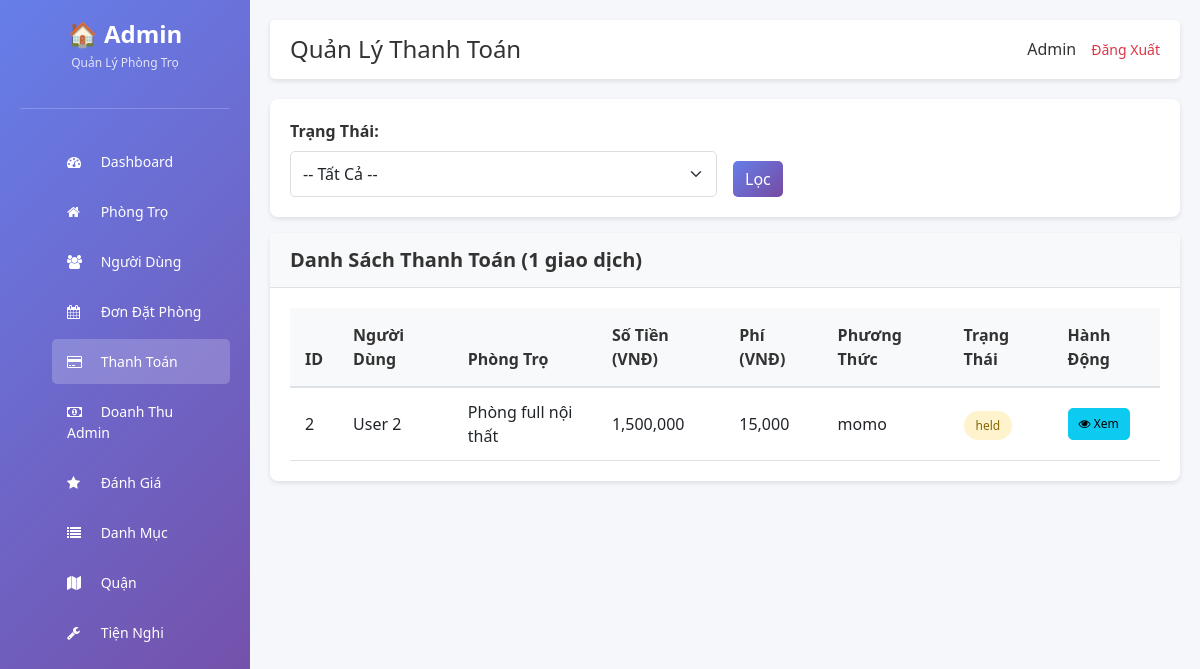
Page /public/admin/payments.php (signed in) on the earlier database version.
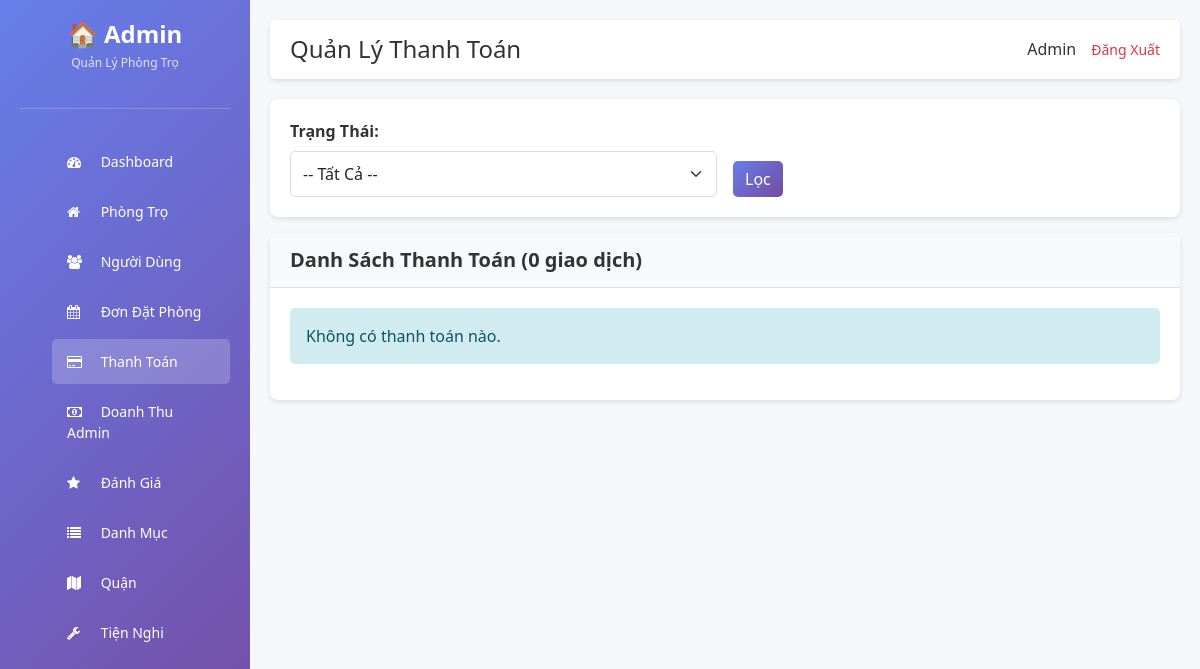
Same page on the later database version.
### tables this page shows
CREATE TABLE `payments` (
  `id` int(11) NOT NULL,
  `booking_id` int(11) DEFAULT NULL,
  `amount` int(11) DEFAULT NULL,
  `fee` int(11) DEFAULT 0,
  `method` varchar(50) DEFAULT NULL,
  `transaction_code` varchar(255) DEFAULT NULL,
  `status` enum('pending','held','released','refunded') DEFAULT 'pending',
  `created_at` timestamp NOT NULL DEFAULT current_timestamp()
);

CREATE TABLE `users` (
  `id` int(11) NOT NULL,
  `name` varchar(100) DEFAULT NULL,
  `email` varchar(150) DEFAULT NULL,
  `password` varchar(255) DEFAULT NULL,
  `reset_token` varchar(64) DEFAULT NULL,
  `reset_expires` datetime DEFAULT NULL,
  `phone` varchar(20) DEFAULT NULL,
  `avatar` varchar(255) DEFAULT NULL,
  `role` enum('user','owner','admin') DEFAULT 'user',
  `created_at` timestamp NOT NULL DEFAULT current_timestamp(),
  `status` varchar(20) DEFAULT 'pending' COMMENT 'pending, approved, rejected, blocked'
);

CREATE TABLE `motels` (
  `id` int(11) NOT NULL,
  `title` varchar(255) NOT NULL,
  `description` text DEFAULT NULL,
  `price` int(11) NOT NULL,
  `area` int(11) DEFAULT NULL,
  `address` varchar(255) DEFAULT NULL,
  `lat` decimal(10,8) DEFAULT NULL,
  `lng` decimal(11,8) DEFAULT NULL,
  `phone` varchar(20) DEFAULT NULL,
  `user_id` int(11) NOT NULL,
  `category_id` int(11) DEFAULT NULL,
  `district_id` int(11) DEFAULT NULL,
  `status` enum('pending','approved','hidden') DEFAULT 'pending',
  `count_view` int(11) DEFAULT 0,
  `created_at` timestamp NOT NULL DEFAULT current_timestamp(),
  `updated_at` timestamp NULL DEFAULT NULL
);

### public/admin_init.php (called while the page is built, shortened)
<?php
require_once __DIR__ . '/../config/database.php';
require_once __DIR__ . '/../core/Database.php';
require_once __DIR__ . '/../core/Payment.php';
require_once __DIR__ . '/../app/controller/PaymentController.php';
require_once __DIR__ . '/../app/controller/ActivityLogController.php';
$db = new Database($conn);
?>

### app/controller/PaymentController.php (called while the page is built, shortened)
<?php
class PaymentController {
    private $payment;
    public function __construct($db, $activityLog = null) {
        $this->payment = new Payment($db);
    }
    public function listPayments() {
        $page = isset($_GET['page']) ? (int)$_GET['page'] : 1;
        $status = isset($_GET['status']) ? $_GET['status'] : '';
        $payments = $this->payment->getAll($page, ITEMS_PER_PAGE, $status);
        $total = $this->payment->getTotal($status);
        $total_pages = ceil($total / ITEMS_PER_PAGE);
        return [
            'payments' => $payments,
            'total' => $total,
            'page' => $page,
            'total_pages' => $total_pages,
            'status' => $status
        ];
    }
}
?>

### core/Payment.php (called while the page is built, shortened)
<?php
class Payment {
    private $db;
    public function __construct($database) {
        $this->db = $database;
    }
    public function getAll($page = 1, $limit = ITEMS_PER_PAGE, $status = '') {
        $offset = ($page - 1) * $limit;
        $sql = "SELECT p.*, b.user_id, u.name as user_name, b.motel_id, m.title as motel_title
                FROM payments p
                LEFT JOIN bookings b ON p.booking_id = b.id
                LEFT JOIN users u ON b.user_id = u.id
                LEFT JOIN motels m ON b.motel_id = m.id";
        $sql .= " ORDER BY p.created_at DESC LIMIT $offset, $limit";
        return $this->db->getRows($sql);
    }
    public function getTotal($status = '') {
        $where = '';
        return $this->db->count('payments', $where);
    }
}
?>

### core/Database.php (called while the page is built, shortened)
<?php
class Database {
    private $conn;
    public function __construct($connection) {
        $this->conn = $connection;
    }
    public function getRows($sql) {
        $result = $this->conn->query($sql);
        if ($result && $result->num_rows > 0) {
            $rows = [];
            while ($row = $result->fetch_assoc()) {
                $rows[] = $row;
            }
            return $rows;
        }
        return [];
    }
    public function count($table, $where = '') {
        $sql = "SELECT COUNT(*) as count FROM $table";
        $result = $this->conn->query($sql);
        if ($result) {
            $row = $result->fetch_assoc();
            return $row['count'];
        }
        return 0;
    }
}
?>

### public/admin/payments.php (the view, shortened to what the changed rows need)
<?php
require_once __DIR__ . '/../admin_init.php';
$activityLog = new ActivityLog($db);
$controller = new PaymentController($db, $activityLog);
$data = $controller->listPayments();
?>
<!DOCTYPE html>
<html lang="vi">
<head>
    <link href="https://cdn.jsdelivr.net/npm/bootstrap@5.3.0/dist/css/bootstrap.min.css" rel="stylesheet">
    <link href="https://cdn.jsdelivr.net/npm/font-awesome@4.7.0/css/font-awesome.min.css" rel="stylesheet">
    <link href="<?php echo ADMIN_URL; ?>assets/css/style.css" rel="stylesheet">
</head>
<body>
    <div class="sidebar">
        <div class="logo">
            <h2>🏠 Admin</h2>
        </div>
    </div>
    <div class="main-content">
        <div class="topbar">
            <h1>Quản Lý Thanh Toán</h1>
        </div>
        <div class="card">
            <div class="card-header">
                <h5 class="mb-0">Danh Sách Thanh Toán (<?php echo $data['total']; ?> giao dịch)</h5>
            </div>
            <div class="card-body">
                <?php if (!empty($data['payments'])): ?>
                <div class="table-responsive">
                    <table class="table table-hover">
                        <thead class="table-light">
                            <tr>
                                <th>ID</th>
                                <th>Người Dùng</th>
                                <th>Phòng Trọ</th>
                                <th>Số Tiền (VNĐ)</th>
                                <th>Phí (VNĐ)</th>
                                <th>Phương Thức</th>
                                <th>Trạng Thái</th>
                                <th>Hành Động</th>
                            </tr>
                        </thead>
                        <tbody>
                            <?php foreach ($data['payments'] as $payment): ?>
                            <tr>
                                <td><?php echo $payment['id']; ?></td>
                                <td><?php echo htmlspecialchars($payment['user_name'] ?? 'N/A'); ?></td>
                                <td><?php echo htmlspecialchars(substr($payment['motel_title'] ?? 'N/A', 0, 25)); ?></td>
                                <td><?php echo number_format($payment['amount'] ?? 0); ?></td>
                                <td><?php echo number_format($payment['fee'] ?? 0); ?></td>
                                <td><?php echo htmlspecialchars($payment['method'] ?? 'N/A'); ?></td>
                                <td><span class="pending-badge"><?php echo $payment['status']; ?></span></td>
                                <td>
                                    <a href="<?php echo ADMIN_URL . 'payment_detail.php?id=' . $payment['id']; ?>" class="btn btn-sm btn-info">
                                        <i class="fa fa-eye"></i> Xem
                                    </a>
                                </td>
                            </tr>
                            <?php endforeach; ?>
                        </tbody>
                    </table>
                </div>
                <?php else: ?>
                <div class="alert alert-info">Không có thanh toán nào.</div>
                <?php endif; ?>
            </div>
        </div>
    </div>
</body>
</html>

Differences in the rows shown:
removed payments: id "2", users.name "User 2", motels.title "Phòng full nội thất", amount "1,500,000", fee "15,000", method "momo", status "held"
Other differences:
$data['total']: "1" → "0"
text no longer shown: "ID Người Dùng Phòng Trọ Số Tiền (VNĐ) Phí (VNĐ) Phương Thức Trạng Thái Hành Động"
text now shown: "Không có thanh toán nào."
